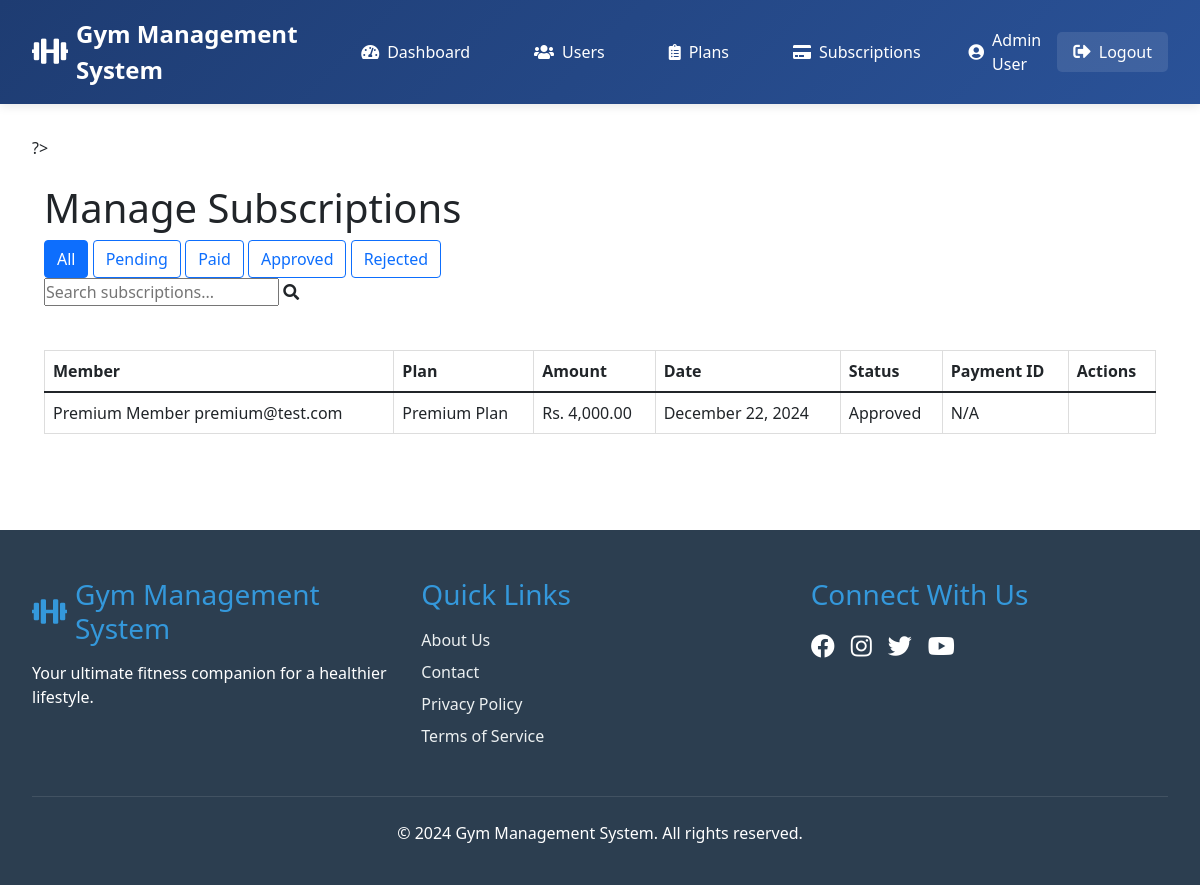
The app's page /admin/manage_subscriptions.php (signed in), older data.
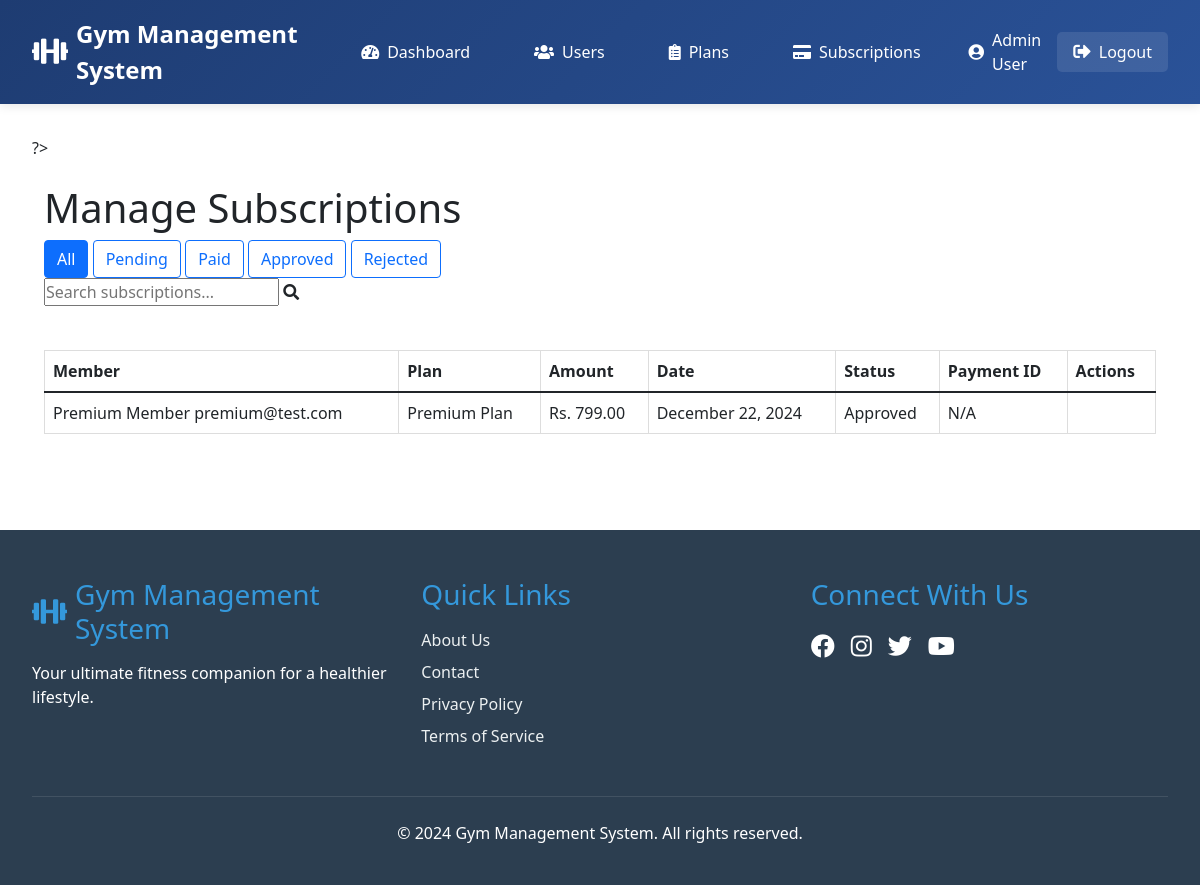
The same page, newer data.
### tables this page shows
CREATE TABLE subscriptions (
    subscription_id INT AUTO_INCREMENT PRIMARY KEY,
    user_id INT NOT NULL,
    plan_id INT NOT NULL,
    subscription_date TIMESTAMP DEFAULT CURRENT_TIMESTAMP,
    payment_status ENUM('Pending', 'Paid', 'Approved', 'Rejected') DEFAULT 'Pending',
    approval_date TIMESTAMP NULL,
    admin_note TEXT NULL,
    FOREIGN KEY (user_id) REFERENCES users(user_id) ON DELETE CASCADE,
    FOREIGN KEY (plan_id) REFERENCES gym_plans(plan_id) ON DELETE CASCADE
);

CREATE TABLE gym_plans (
    plan_id INT AUTO_INCREMENT PRIMARY KEY,
    plan_name VARCHAR(100) NOT NULL,
    plan_description TEXT,
    plan_price DECIMAL(10, 2) NOT NULL,
    plan_duration INT NOT NULL  
);

CREATE TABLE users (
    user_id INT AUTO_INCREMENT PRIMARY KEY,
    full_name VARCHAR(100) NOT NULL,
    email VARCHAR(100) UNIQUE NOT NULL,
    password VARCHAR(255) NOT NULL,
    phone_number VARCHAR(15),
    registration_date TIMESTAMP DEFAULT CURRENT_TIMESTAMP,
    role ENUM('admin', 'user') DEFAULT 'user'
);

### admin/manage_subscriptions.php (the view, shortened to what this page needs)
<?php
require_once '../includes/header.php';
$subscriptions_sql = "SELECT s.*,
                            u.full_name, u.email,
                            g.plan_name, g.plan_price,
                            p.payment_id, p.khalti_token,
                            DATE_FORMAT(s.subscription_date, '%M %d, %Y') as formatted_date,
                            CASE
                                WHEN s.approval_date IS NOT NULL
                                THEN DATE_FORMAT(s.approval_date, '%M %d, %Y')
                                ELSE NULL
                            END as formatted_approval_date
                     FROM subscriptions s
                     JOIN users u ON s.user_id = u.user_id
                     JOIN gym_plans g ON s.plan_id = g.plan_id
                     LEFT JOIN payments p ON s.subscription_id = p.subscription_id
                     ORDER BY s.subscription_date DESC";
$subscriptions = mysqli_query($con, $subscriptions_sql);
?>
<div class="container mt-4">
    <h1>Manage Subscriptions</h1>
    <div class="controls mb-4">
        <div class="filter-buttons">
            <button class="btn btn-outline-primary active" data-filter="all">All</button>
            <button class="btn btn-outline-primary" data-filter="pending">Pending</button>
            <button class="btn btn-outline-primary" data-filter="paid">Paid</button>
            <button class="btn btn-outline-primary" data-filter="approved">Approved</button>
            <button class="btn btn-outline-primary" data-filter="rejected">Rejected</button>
        </div>
        <div class="search-box">
            <input type="text" id="searchSubscriptions" placeholder="Search subscriptions...">
            <i class="fas fa-search"></i>
        </div>
    </div>
    <div class="table-responsive">
        <table class="table subscription-table">
            <thead>
                <tr>
                    <th>Member</th>
                    <th>Plan</th>
                    <th>Amount</th>
                    <th>Date</th>
                    <th>Status</th>
                    <th>Payment ID</th>
                    <th>Actions</th>
                </tr>
            </thead>
            <tbody>
                <?php while ($sub = mysqli_fetch_assoc($subscriptions)): ?>
                    <tr class="subscription-row" data-status="<?php echo strtolower($sub['payment_status']); ?>">
                        <td>
                            <div class="member-info">
                                <span class="member-name"><?php echo htmlspecialchars($sub['full_name']); ?></span>
                                <span class="member-email"><?php echo htmlspecialchars($sub['email']); ?></span>
                            </div>
                        </td>
                        <td><?php echo htmlspecialchars($sub['plan_name']); ?></td>
                        <td>Rs. <?php echo number_format($sub['plan_price'], 2); ?></td>
                        <td>
                            <div class="date-info">
                                <span class="subscription-date"><?php echo $sub['formatted_date']; ?></span>
                            </div>
                        </td>
                        <td>
                            <span class="status-badge status-<?php echo strtolower($sub['payment_status']); ?>">
                                <?php echo $sub['payment_status']; ?>
                            </span>
                        </td>
                        <td><?php echo $sub['khalti_token'] ?? 'N/A'; ?></td>
                        <td>
                        </td>
                    </tr>
                <?php endwhile; ?>
            </tbody>
        </table>
    </div>
</div>
<?php require_once '../includes/footer.php'; ?>

Row changes from the older to the newer data that the page shows:
changed through a linked row, subscriptions "Approved": plan.plan_price "4,000.00" → "799.00"
